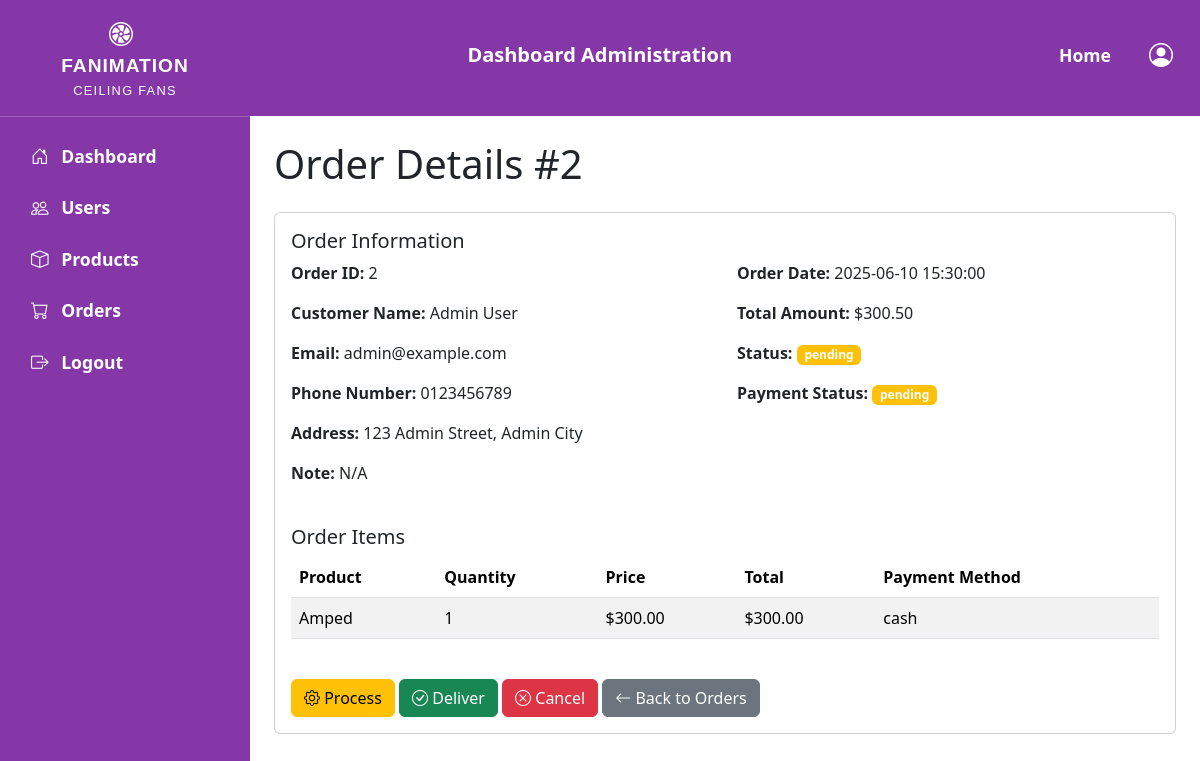
The app's page /pages/admin/order_details.php?id=2 (signed in) with its own data.
### tables this page shows
CREATE TABLE orders (
    id INT AUTO_INCREMENT PRIMARY KEY,
    user_id INT,
    status ENUM('pending', 'processing', 'shipped', 'completed', 'cancelled') DEFAULT 'pending',
    created_at TIMESTAMP DEFAULT CURRENT_TIMESTAMP,
    fullname VARCHAR(100) NOT NULL,
    email VARCHAR(100) NOT NULL,
    phone_number VARCHAR(20),
    address TEXT NOT NULL,
    note TEXT,
    total_money DECIMAL(10,2) NOT NULL,
    payment_status ENUM('pending', 'completed') DEFAULT 'pending',
    FOREIGN KEY (user_id) REFERENCES users(id)
)AUTO_INCREMENT = 1;

CREATE TABLE order_items (
    id INT AUTO_INCREMENT PRIMARY KEY,
    order_id INT,
    product_variant_id INT,
    quantity INT NOT NULL,
    price DECIMAL(10,2) NOT NULL,
    total_money DECIMAL(10,2) NOT NULL,
    payment_method ENUM('online', 'cash', 'cod'),
    FOREIGN KEY (order_id) REFERENCES orders(id),
    FOREIGN KEY (product_variant_id) REFERENCES product_variants(id)
)AUTO_INCREMENT = 1;

CREATE TABLE products (
    id INT AUTO_INCREMENT PRIMARY KEY,
    name VARCHAR(255) NOT NULL,
    description TEXT,
    category_id INT,
    brand_id INT,
    price INT NOT NULL,
    created_at TIMESTAMP DEFAULT CURRENT_TIMESTAMP,
    FOREIGN KEY (category_id) REFERENCES categories(id),
    FOREIGN KEY (brand_id) REFERENCES brands(id)
)AUTO_INCREMENT = 1;

### includes/config.php (called while the page is built, shortened)
<?php
$base_url = "/Fanimation";
?>

### pages/admin/order_details.php (the view, shortened to what this page needs)
<?php
    include $_SERVER['DOCUMENT_ROOT'] . '/Fanimation/includes/config.php';
    $order_id = (int)$_GET['id'];
    $order_sql = "SELECT id, user_id, status, created_at, fullname, email, phone_number, address, note, total_money, payment_status
                  FROM orders
                  WHERE id = ?";
    $order_stmt = mysqli_prepare($conn, $order_sql);
    mysqli_stmt_bind_param($order_stmt, 'i', $order_id);
    mysqli_stmt_execute($order_stmt);
    $order_result = mysqli_stmt_get_result($order_stmt);
    $order = mysqli_fetch_assoc($order_result);
    $items_sql = "SELECT p.name AS product_name, oi.quantity, oi.price, oi.total_money AS total, oi.payment_method
                  FROM order_items oi
                  JOIN product_variants pv ON oi.product_variant_id = pv.id
                  JOIN products p ON pv.product_id = p.id
                  WHERE oi.order_id = ?";
    $items_stmt = mysqli_prepare($conn, $items_sql);
    mysqli_stmt_bind_param($items_stmt, 'i', $order_id);
    mysqli_stmt_execute($items_stmt);
    $items_result = mysqli_stmt_get_result($items_stmt);
    $order_items = [];
    while ($row = mysqli_fetch_assoc($items_result)) {
        $order_items[] = $row;
    }
?>
<!DOCTYPE html>
<html lang="en">
<head>
    <link href="https://cdn.jsdelivr.net/npm/bootstrap@5.3.3/dist/css/bootstrap.min.css" rel="stylesheet">
    <link rel="stylesheet" href="https://cdnjs.cloudflare.com/ajax/libs/font-awesome/6.6.0/css/all.min.css" />
    <link rel="stylesheet" href="https://cdn.jsdelivr.net/npm/bootstrap-icons@1.11.3/font/bootstrap-icons.min.css">
    <link rel="stylesheet" href="https://unpkg.com/leaflet@1.9.4/dist/leaflet.css" />
    <link rel="stylesheet" href="<?= $base_url ?>/assets/css/header.css">
    <link rel="stylesheet" href="https://cdn.jsdelivr.net/npm/sweetalert2@11/dist/sweetalert2.min.css">
</head>
<body>
    <main class="p-4">
        <h1 class="mb-4">Order Details #<?= htmlspecialchars($order_id) ?></h1>
        <div class="card">
            <div class="card-body">
                <h5 class="card-title">Order Information</h5>
                <div class="row">
                    <div class="col-md-6">
                        <p><strong>Order ID:</strong> <?= htmlspecialchars($order['id']) ?></p>
                        <p><strong>Customer Name:</strong> <?= htmlspecialchars($order['fullname']) ?></p>
                        <p><strong>Email:</strong> <?= htmlspecialchars($order['email']) ?></p>
                        <p><strong>Phone Number:</strong> <?= htmlspecialchars($order['phone_number']) ?: 'N/A' ?></p>
                        <p><strong>Address:</strong> <?= htmlspecialchars($order['address']) ?></p>
                        <p><strong>Note:</strong> <?= htmlspecialchars($order['note']) ?: 'N/A' ?></p>
                    </div>
                    <div class="col-md-6">
                        <p><strong>Order Date:</strong> <?= htmlspecialchars($order['created_at']) ?></p>
                        <p><strong>Total Amount:</strong> $<?= number_format($order['total_money'], 2) ?></p>
                        <p><strong>Status:</strong>
                            <span class="badge
                                <?php
                                switch ($order['status']) {
                                    case 'pending':
                                        echo 'bg-warning';
                                        break;
                                }
                                ?>">
                                <?= htmlspecialchars($order['status']) ?>
                            </span>
                        </p>
                        <p><strong>Payment Status:</strong>
                            <span class="badge <?= $order['payment_status'] === 'completed' ? 'bg-success' : 'bg-warning' ?>">
                                <?= htmlspecialchars($order['payment_status']) ?>
                            </span>
                        </p>
                    </div>
                </div>
                <h5 class="card-title mt-4">Order Items</h5>
                <div class="table-responsive">
                    <table class="table table-striped">
                        <thead>
                            <tr>
                                <th>Product</th>
                                <th>Quantity</th>
                                <th>Price</th>
                                <th>Total</th>
                                <th>Payment Method</th>
                            </tr>
                        </thead>
                        <tbody>
                            <?php if (empty($order_items)): ?>
                                <tr><td colspan="5" class="text-center">No items found.</td></tr>
                            <?php else: ?>
                                <?php foreach ($order_items as $item): ?>
                                    <tr>
                                        <td><?= htmlspecialchars($item['product_name']) ?></td>
                                        <td><?= htmlspecialchars($item['quantity']) ?></td>
                                        <td>$<?= number_format($item['price'], 2) ?></td>
                                        <td>$<?= number_format($item['total'], 2) ?></td>
                                        <td><?= htmlspecialchars($item['payment_method']) ?: 'N/A' ?></td>
                                    </tr>
                                <?php endforeach; ?>
                            <?php endif; ?>
                        </tbody>
                    </table>
                </div>
                <div class="mt-4">
                    <button class="btn btn-warning" onclick="updateOrderStatus(<?= $order['id'] ?>, 'processing')">
                        <i class="bi bi-gear"></i> Process
                    </button>
                    <button class="btn btn-success" onclick="updateOrderStatus(<?= $order['id'] ?>, 'completed')">
                        <i class="bi bi-check-circle"></i> Deliver
                    </button>
                    <button class="btn btn-danger" onclick="updateOrderStatus(<?= $order['id'] ?>, 'cancelled')">
                        <i class="bi bi-x-circle"></i> Cancel
                    </button>
                    <a href="<?= $base_url ?>/pages/admin/orders.php" class="btn btn-secondary">
                        <i class="bi bi-arrow-left"></i> Back to Orders
                    </a>
                </div>
            </div>
        </div>
    </main>
</body>
</html>

### assets/css/header.css (style rules this page uses)
body { height: 90vh; }

### includes/admin/sidebar.php (style rules this page uses)
main { margin-left: 250px; }

### records on screen
orders: id "2", fullname "Admin User", email "admin@example.com", phone_number "0123456789", address "123 Admin Street, Admin City", note "N/A", created_at "2025-06-10 15:30:00", total_money "300.50", status "pending", payment_status "pending"
order_items: products.name "Amped", quantity "1", price "300.00", total_money "300.00", payment_method "cash"

### other values on screen
$order_id "2"
